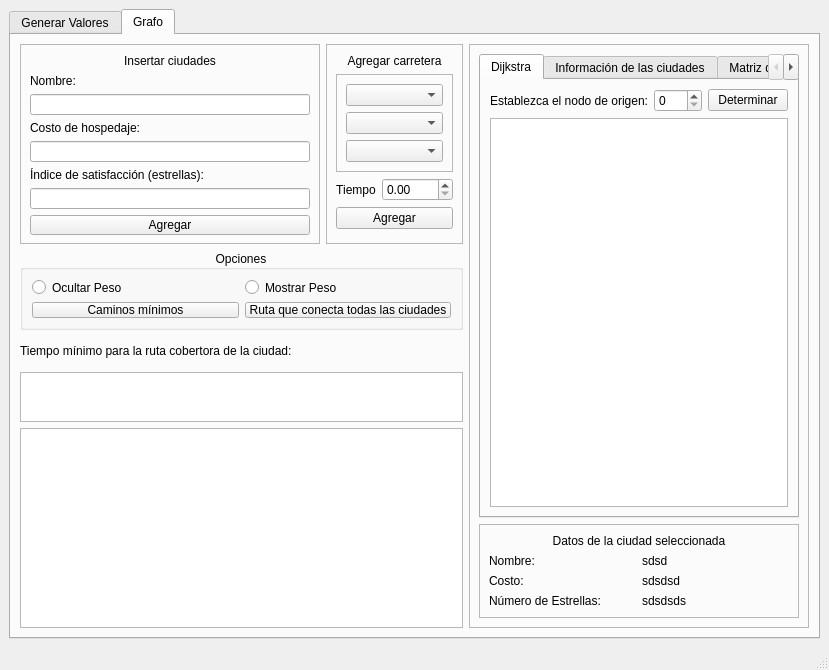
<?xml version="1.0" encoding="UTF-8"?>
<ui version="4.0">
 <class>MainWindow</class>
 <widget class="QMainWindow" name="MainWindow">
  <property name="geometry">
   <rect>
    <x>0</x>
    <y>0</y>
    <width>829</width>
    <height>670</height>
   </rect>
  </property>
  <property name="windowTitle">
   <string>MainWindow</string>
  </property>
  <widget class="QWidget" name="centralwidget">
   <layout class="QHBoxLayout" name="horizontalLayout_2">
    <item>
     <widget class="QTabWidget" name="tabWidget">
      <property name="currentIndex">
       <number>1</number>
      </property>
      <widget class="QWidget" name="tab">
       <attribute name="title">
        <string>Generar Valores</string>
       </attribute>
       <widget class="QLabel" name="label_9">
        <property name="geometry">
         <rect>
          <x>40</x>
          <y>40</y>
          <width>121</width>
          <height>16</height>
         </rect>
        </property>
        <property name="text">
         <string>Número de ciudades:</string>
        </property>
       </widget>
       <widget class="QLabel" name="label_10">
        <property name="geometry">
         <rect>
          <x>40</x>
          <y>80</y>
          <width>131</width>
          <height>16</height>
         </rect>
        </property>
        <property name="text">
         <string>Número de Rutas:</string>
        </property>
       </widget>
       <widget class="QPushButton" name="btnGenerateTreePrim">
        <property name="geometry">
         <rect>
          <x>80</x>
          <y>150</y>
          <width>301</width>
          <height>23</height>
         </rect>
        </property>
        <property name="text">
         <string>Generar ciudad con carreteras de doble sentido</string>
        </property>
       </widget>
       <widget class="QPushButton" name="btnGenerateTreeD">
        <property name="geometry">
         <rect>
          <x>80</x>
          <y>200</y>
          <width>301</width>
          <height>23</height>
         </rect>
        </property>
        <property name="text">
         <string>Generar ciudad con carreteras mixtas</string>
        </property>
       </widget>
       <widget class="QSpinBox" name="numberCities">
        <property name="geometry">
         <rect>
          <x>170</x>
          <y>40</y>
          <width>141</width>
          <height>22</height>
         </rect>
        </property>
        <property name="maximum">
         <number>1000</number>
        </property>
       </widget>
       <widget class="QSpinBox" name="numberAristas">
        <property name="geometry">
         <rect>
          <x>170</x>
          <y>80</y>
          <width>141</width>
          <height>22</height>
         </rect>
        </property>
        <property name="maximum">
         <number>1000</number>
        </property>
       </widget>
      </widget>
      <widget class="QWidget" name="tab_2">
       <attribute name="title">
        <string>Grafo</string>
       </attribute>
       <layout class="QGridLayout" name="gridLayout_3">
        <item row="5" column="0" rowspan="2" colspan="2">
         <widget class="QGraphicsView" name="graphicsView"/>
        </item>
        <item row="3" column="0" colspan="2">
         <widget class="QLabel" name="lblprim">
          <property name="maximumSize">
           <size>
            <width>16777215</width>
            <height>30</height>
           </size>
          </property>
          <property name="text">
           <string>Tiempo mínimo para la ruta cobertora de la ciudad:</string>
          </property>
         </widget>
        </item>
        <item row="1" column="1">
         <widget class="QFrame" name="frame_4">
          <property name="minimumSize">
           <size>
            <width>0</width>
            <height>0</height>
           </size>
          </property>
          <property name="maximumSize">
           <size>
            <width>1600000</width>
            <height>1600000</height>
           </size>
          </property>
          <property name="frameShape">
           <enum>QFrame::StyledPanel</enum>
          </property>
          <property name="frameShadow">
           <enum>QFrame::Raised</enum>
          </property>
          <layout class="QFormLayout" name="formLayout_2">
           <item row="0" column="0" colspan="2">
            <widget class="QLabel" name="label_5">
             <property name="maximumSize">
              <size>
               <width>16777215</width>
               <height>30</height>
              </size>
             </property>
             <property name="text">
              <string>Agregar carretera</string>
             </property>
             <property name="alignment">
              <set>Qt::AlignCenter</set>
             </property>
            </widget>
           </item>
           <item row="1" column="0" colspan="2">
            <widget class="QFrame" name="frame_2">
             <property name="minimumSize">
              <size>
               <width>0</width>
               <height>0</height>
              </size>
             </property>
             <property name="maximumSize">
              <size>
               <width>300</width>
               <height>100</height>
              </size>
             </property>
             <property name="frameShape">
              <enum>QFrame::StyledPanel</enum>
             </property>
             <property name="frameShadow">
              <enum>QFrame::Raised</enum>
             </property>
             <layout class="QVBoxLayout" name="verticalLayout_4">
              <item>
               <widget class="QComboBox" name="cbFrom">
                <property name="minimumSize">
                 <size>
                  <width>0</width>
                  <height>10</height>
                 </size>
                </property>
               </widget>
              </item>
              <item>
               <widget class="QComboBox" name="cbOption">
                <property name="minimumSize">
                 <size>
                  <width>0</width>
                  <height>10</height>
                 </size>
                </property>
               </widget>
              </item>
              <item>
               <widget class="QComboBox" name="cbTo">
                <property name="minimumSize">
                 <size>
                  <width>0</width>
                  <height>10</height>
                 </size>
                </property>
               </widget>
              </item>
             </layout>
            </widget>
           </item>
           <item row="2" column="0">
            <widget class="QLabel" name="label_7">
             <property name="text">
              <string>Tiempo</string>
             </property>
             <property name="alignment">
              <set>Qt::AlignCenter</set>
             </property>
            </widget>
           </item>
           <item row="2" column="1">
            <widget class="QDoubleSpinBox" name="spbWeight">
             <property name="maximum">
              <double>1000.000000000000000</double>
             </property>
            </widget>
           </item>
           <item row="4" column="0" colspan="2">
            <widget class="QPushButton" name="btnAddArista">
             <property name="text">
              <string>Agregar</string>
             </property>
            </widget>
           </item>
          </layout>
         </widget>
        </item>
        <item row="2" column="0" colspan="2">
         <widget class="QGroupBox" name="groupBox">
          <property name="maximumSize">
           <size>
            <width>16777215</width>
            <height>80</height>
           </size>
          </property>
          <property name="title">
           <string>Opciones</string>
          </property>
          <property name="alignment">
           <set>Qt::AlignCenter</set>
          </property>
          <layout class="QGridLayout" name="gridLayout_4">
           <item row="0" column="1">
            <widget class="QRadioButton" name="btnhideW">
             <property name="text">
              <string>Ocultar Peso</string>
             </property>
            </widget>
           </item>
           <item row="1" column="1">
            <widget class="QPushButton" name="pushButton">
             <property name="text">
              <string>Caminos mínimos</string>
             </property>
            </widget>
           </item>
           <item row="0" column="2">
            <widget class="QRadioButton" name="btnShowW">
             <property name="text">
              <string>Mostrar Peso</string>
             </property>
            </widget>
           </item>
           <item row="1" column="2">
            <widget class="QPushButton" name="btnprim">
             <property name="text">
              <string>Ruta que conecta todas las ciudades</string>
             </property>
            </widget>
           </item>
          </layout>
         </widget>
        </item>
        <item row="1" column="0">
         <widget class="QFrame" name="frame_3">
          <property name="minimumSize">
           <size>
            <width>0</width>
            <height>0</height>
           </size>
          </property>
          <property name="maximumSize">
           <size>
            <width>300</width>
            <height>200</height>
           </size>
          </property>
          <property name="frameShape">
           <enum>QFrame::StyledPanel</enum>
          </property>
          <property name="frameShadow">
           <enum>QFrame::Raised</enum>
          </property>
          <layout class="QVBoxLayout" name="verticalLayout_3">
           <item>
            <widget class="QLabel" name="label_3">
             <property name="maximumSize">
              <size>
               <width>16777215</width>
               <height>20</height>
              </size>
             </property>
             <property name="text">
              <string>Insertar ciudades</string>
             </property>
             <property name="alignment">
              <set>Qt::AlignCenter</set>
             </property>
            </widget>
           </item>
           <item>
            <widget class="QLabel" name="label_12">
             <property name="text">
              <string>Nombre:</string>
             </property>
            </widget>
           </item>
           <item>
            <widget class="QLineEdit" name="lineEdit_Nombre"/>
           </item>
           <item>
            <widget class="QLabel" name="label_13">
             <property name="text">
              <string>Costo de hospedaje:</string>
             </property>
            </widget>
           </item>
           <item>
            <widget class="QLineEdit" name="lineEdit_Costo"/>
           </item>
           <item>
            <widget class="QLabel" name="label_14">
             <property name="text">
              <string>Índice de satisfacción (estrellas):</string>
             </property>
            </widget>
           </item>
           <item>
            <widget class="QLineEdit" name="lineEdit_NumeroEstrellas"/>
           </item>
           <item>
            <widget class="QPushButton" name="pushButton_AgregarCiudad">
             <property name="text">
              <string>Agregar</string>
             </property>
            </widget>
           </item>
          </layout>
         </widget>
        </item>
        <item row="1" column="2" rowspan="6">
         <widget class="QFrame" name="frame">
          <property name="maximumSize">
           <size>
            <width>400</width>
            <height>16777215</height>
           </size>
          </property>
          <property name="frameShape">
           <enum>QFrame::StyledPanel</enum>
          </property>
          <property name="frameShadow">
           <enum>QFrame::Raised</enum>
          </property>
          <layout class="QVBoxLayout" name="verticalLayout_2">
           <item>
            <widget class="QTabWidget" name="tabWidget_2">
             <property name="currentIndex">
              <number>0</number>
             </property>
             <widget class="QWidget" name="tab_5">
              <attribute name="title">
               <string>Dijkstra</string>
              </attribute>
              <layout class="QGridLayout" name="gridLayout_2">
               <item row="0" column="0">
                <widget class="QLabel" name="label_11">
                 <property name="text">
                  <string>Establezca el nodo de origen:</string>
                 </property>
                </widget>
               </item>
               <item row="0" column="1">
                <widget class="QSpinBox" name="spinBox_NodoInicial"/>
               </item>
               <item row="0" column="2">
                <widget class="QPushButton" name="pushButton_DeterminarDijkstra">
                 <property name="text">
                  <string>Determinar</string>
                 </property>
                </widget>
               </item>
               <item row="1" column="0" colspan="3">
                <widget class="QPlainTextEdit" name="plainTextEdit_Impresion_Dijkstra"/>
               </item>
              </layout>
             </widget>
             <widget class="QWidget" name="tab_3">
              <attribute name="title">
               <string>Información de las ciudades</string>
              </attribute>
              <layout class="QVBoxLayout" name="verticalLayout">
               <item>
                <widget class="QTableWidget" name="cityTable"/>
               </item>
              </layout>
             </widget>
             <widget class="QWidget" name="tab_4">
              <attribute name="title">
               <string>Matriz de adyacencia</string>
              </attribute>
              <layout class="QGridLayout" name="gridLayout_5">
               <item row="1" column="0">
                <widget class="QTableWidget" name="adjacencyTable"/>
               </item>
               <item row="0" column="0">
                <widget class="QLabel" name="label_8">
                 <property name="text">
                  <string>Muestra la ruta más corta entre dos ciudades</string>
                 </property>
                 <property name="alignment">
                  <set>Qt::AlignCenter</set>
                 </property>
                </widget>
               </item>
              </layout>
             </widget>
            </widget>
           </item>
           <item>
            <widget class="QFrame" name="frame_8">
             <property name="maximumSize">
              <size>
               <width>16777215</width>
               <height>200</height>
              </size>
             </property>
             <property name="frameShape">
              <enum>QFrame::StyledPanel</enum>
             </property>
             <property name="frameShadow">
              <enum>QFrame::Raised</enum>
             </property>
             <layout class="QGridLayout" name="gridLayout">
              <item row="1" column="0" colspan="2">
               <widget class="QLabel" name="label">
                <property name="text">
                 <string>Datos de la ciudad seleccionada</string>
                </property>
                <property name="alignment">
                 <set>Qt::AlignCenter</set>
                </property>
                <property name="wordWrap">
                 <bool>true</bool>
                </property>
               </widget>
              </item>
              <item row="2" column="1">
               <widget class="QLabel" name="lblname">
                <property name="text">
                 <string>sdsd</string>
                </property>
               </widget>
              </item>
              <item row="4" column="0">
               <widget class="QLabel" name="label_6">
                <property name="text">
                 <string>Número de Estrellas:</string>
                </property>
               </widget>
              </item>
              <item row="2" column="0">
               <widget class="QLabel" name="label_2">
                <property name="text">
                 <string>Nombre:</string>
                </property>
               </widget>
              </item>
              <item row="3" column="1">
               <widget class="QLabel" name="lblcost">
                <property name="text">
                 <string>sdsdsd</string>
                </property>
               </widget>
              </item>
              <item row="4" column="1">
               <widget class="QLabel" name="lblstars">
                <property name="text">
                 <string>sdsdsds</string>
                </property>
               </widget>
              </item>
              <item row="3" column="0">
               <widget class="QLabel" name="label_4">
                <property name="text">
                 <string>Costo:</string>
                </property>
               </widget>
              </item>
             </layout>
            </widget>
           </item>
          </layout>
         </widget>
        </item>
        <item row="4" column="0" colspan="2">
         <widget class="QPlainTextEdit" name="lblpath">
          <property name="maximumSize">
           <size>
            <width>16777215</width>
            <height>50</height>
           </size>
          </property>
         </widget>
        </item>
       </layout>
      </widget>
     </widget>
    </item>
   </layout>
  </widget>
  <widget class="QMenuBar" name="menubar">
   <property name="geometry">
    <rect>
     <x>0</x>
     <y>0</y>
     <width>829</width>
     <height>20</height>
    </rect>
   </property>
  </widget>
  <widget class="QStatusBar" name="statusbar"/>
 </widget>
 <resources/>
 <connections/>
</ui>
